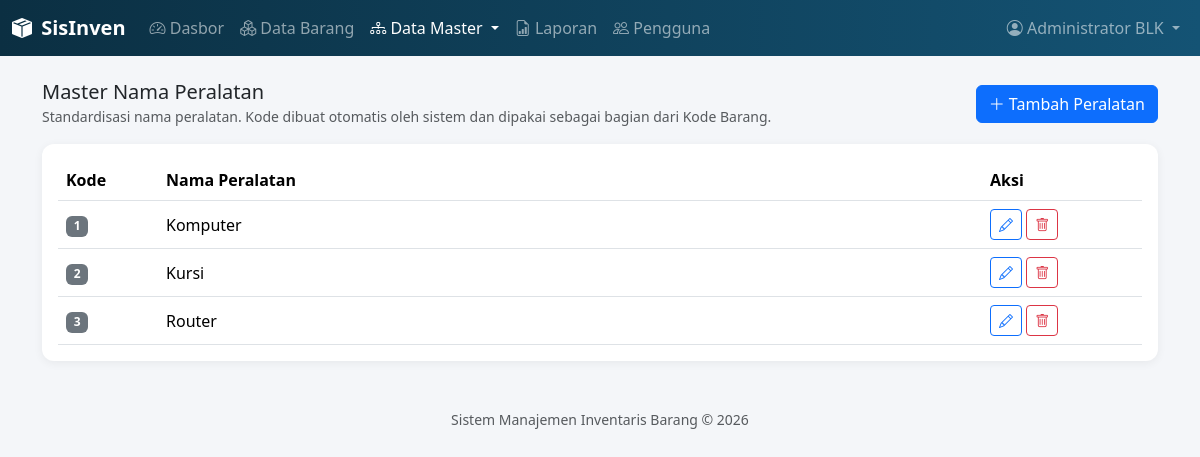
The app's page /master/peralatan.php (signed in), older data.
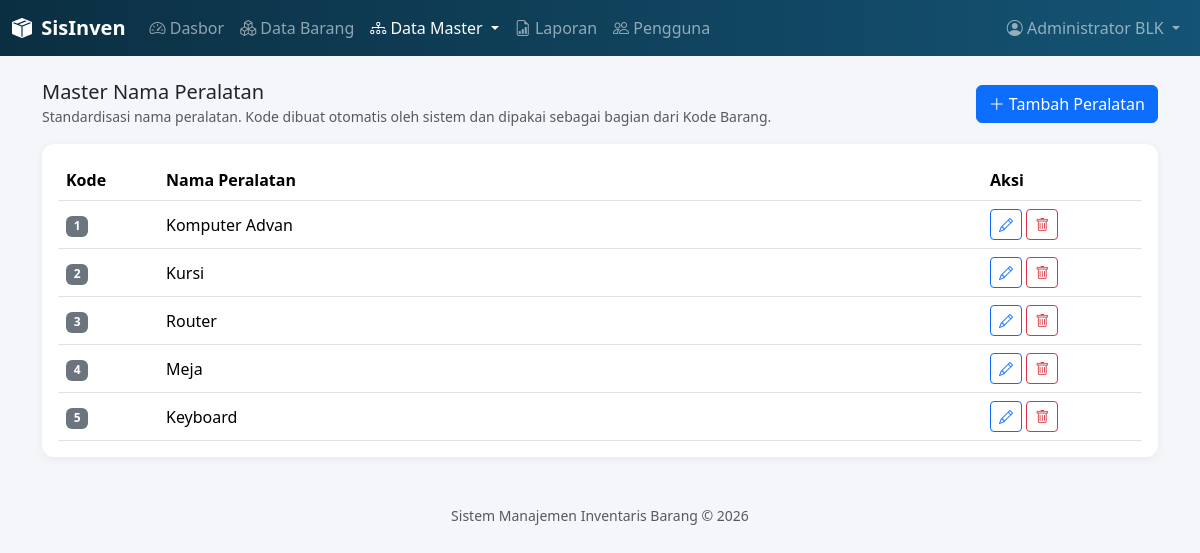
The same page, newer data.
### tables this page shows
CREATE TABLE `nama_peralatan` (
  `id` int(11) NOT NULL,
  `kode_peralatan` int(11) NOT NULL,
  `nama_peralatan` varchar(100) NOT NULL,
  `created_at` datetime DEFAULT current_timestamp()
);

### includes/functions.php (called while the page is built, shortened)
<?php
function amankan($teks) {
    return htmlspecialchars($teks ?? '', ENT_QUOTES, 'UTF-8');
}

### master/peralatan.php (the view, shortened to what this page needs)
<?php
require_once __DIR__ . '/../includes/functions.php';
$pdo = getKoneksi();
$daftar = $pdo->query('SELECT * FROM nama_peralatan ORDER BY kode_peralatan')->fetchAll();
require_once __DIR__ . '/../includes/header.php';
?>
<div class="d-flex justify-content-between align-items-center mb-3">
  <div>
    <h5 class="mb-0">Master Nama Peralatan</h5>
    <small class="text-muted">Standardisasi nama peralatan. Kode dibuat otomatis oleh sistem dan dipakai sebagai bagian dari Kode Barang.</small>
  </div>
  <button class="btn btn-primary" data-bs-toggle="modal" data-bs-target="#modalForm" onclick="bukaTambah()">
    <i class="bi bi-plus-lg"></i> Tambah Peralatan
  </button>
</div>
<div class="card p-3">
  <table class="table table-hover align-middle mb-0">
    <thead><tr><th style="width:100px">Kode</th><th>Nama Peralatan</th><th style="width:160px">Aksi</th></tr></thead>
    <tbody>
    <?php foreach ($daftar as $row): ?>
      <tr>
        <td><span class="badge bg-secondary"><?= amankan($row['kode_peralatan']) ?></span></td>
        <td><?= amankan($row['nama_peralatan']) ?></td>
        <td>
          <button class="btn btn-sm btn-outline-primary" onclick='bukaEdit(<?= json_encode($row) ?>)'><i class="bi bi-pencil"></i></button>
          <button class="btn btn-sm btn-outline-danger" onclick="hapus(<?= (int)$row['id'] ?>)"><i class="bi bi-trash"></i></button>
        </td>
      </tr>
    <?php endforeach; ?>
    </tbody>
  </table>
</div>
<?php require_once __DIR__ . '/../includes/footer.php'; ?>

Row changes from the older to the newer data that the page shows:
changed nama_peralatan: nama_peralatan "Komputer" → "Komputer Advan"
added nama_peralatan: kode_peralatan "4", nama_peralatan "Meja"
added nama_peralatan: kode_peralatan "5", nama_peralatan "Keyboard"
